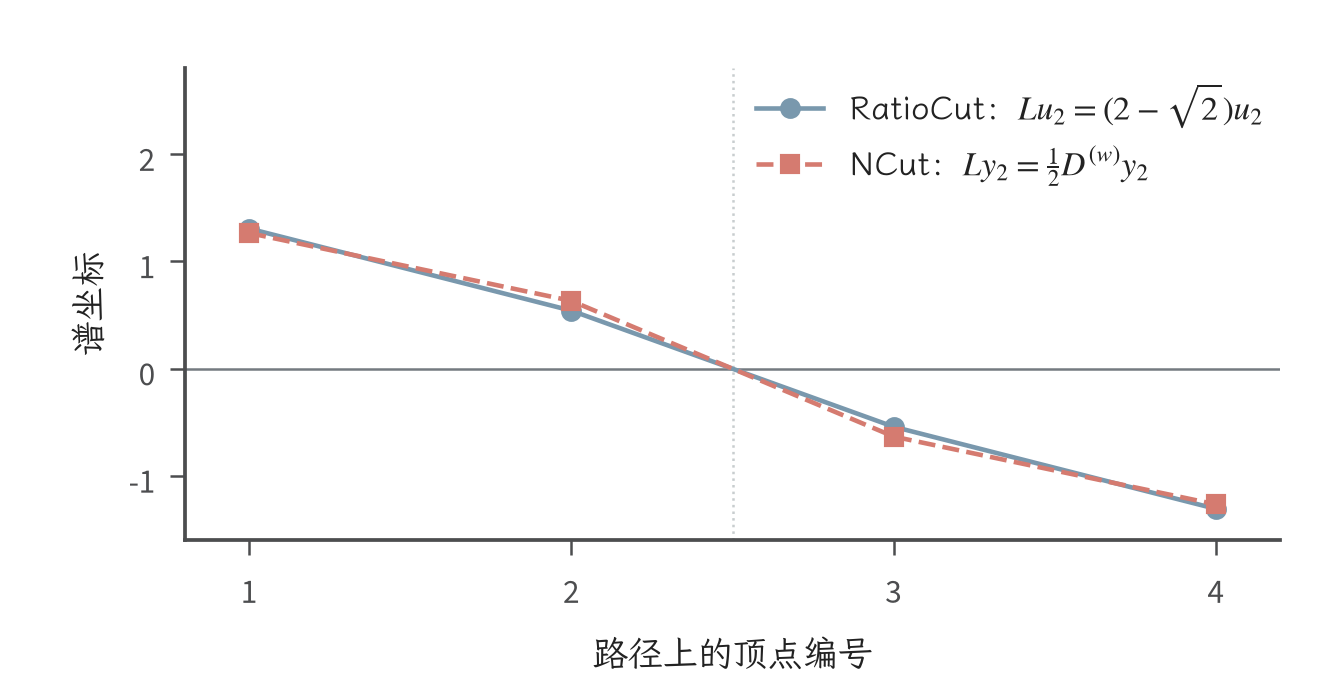

This chart was generated by the following Python code:
"""Exact four-vertex path: shapes of RatioCut and NCut relaxations.

Teaching construction from the chapter's displayed matrices, no observations
or stochastic simulation. Both directions are shown with Euclidean norm 2
only to compare their shapes; the NCut minimization itself uses the D norm.
"""
from pathlib import Path
import json
import sys

import matplotlib.pyplot as plt
import numpy as np

HERE = Path(__file__).resolve().parent
ROOT = next(p for p in Path(__file__).resolve().parents if (p / 'build.sh').is_file() and (p / 'tex/book.tex').is_file())
sys.path.insert(0, str(ROOT / 'figures/00-shared/mathematical-generators/matplotlib'))
from plot_style import configure, prepare_figure, style_record, BLUE, RED, GRID, MUTED

configure()
L = np.array([[1, -1, 0, 0], [-1, 2, -1, 0],
              [0, -1, 2, -1], [0, 0, -1, 1]], dtype=float)
D = np.diag([1, 2, 2, 1])
ratio = np.array([1 + np.sqrt(2), 1, -1, -1 - np.sqrt(2)])
ncut = np.array([1, .5, -.5, -1])
ratio = ratio * 2 / np.linalg.norm(ratio)
ncut = ncut * 2 / np.linalg.norm(ncut)
assert np.allclose(L @ ratio, (2 - np.sqrt(2)) * ratio)
assert np.allclose(L @ ncut, .5 * D @ ncut)
assert np.isclose(ratio.sum(), 0)
assert np.isclose(np.ones(4) @ D @ ncut, 0)

fig, ax = plt.subplots(figsize=(112 / 25.4, 58 / 25.4))
fig.subplots_adjust(left=.14, right=.97, bottom=.21, top=.90)
x = np.arange(1, 5)
ax.axhline(0, color=MUTED, lw=.6, zorder=0)
ax.axvline(2.5, color=GRID, lw=.6, linestyle=':', zorder=0)
ax.plot(x, ratio, color=BLUE, marker='o', markersize=4,
        label=r'RatioCut：$L u_2=(2-\sqrt{2})u_2$')
ax.plot(x, ncut, color=RED, marker='s', markersize=4, linestyle='--',
        label=r'NCut：$L y_2=\frac{1}{2} D^{(w)}y_2$')
ax.set_xticks(x)
ax.set_xlabel('路径上的顶点编号')
ax.set_ylabel('谱坐标')
ax.set_xlim(.8, 4.2)
ax.set_ylim(-1.6, 2.8)
ax.legend(loc='upper right', handlelength=2, borderaxespad=.1)
prepare_figure(fig)
for extension in ['pdf', 'svg', 'png']:
    fig.savefig(HERE / f'spectral-coordinates.{extension}', dpi=300)
plt.close(fig)
(HERE / 'spectral-data.json').write_text(json.dumps({
    'type': 'exact teaching construction, not experimental observations',
    'graph': {'vertices': [1, 2, 3, 4], 'edges': [[1, 2], [2, 3], [3, 4]],
              'weights': [1, 1, 1]},
    'L': L.tolist(), 'D': D.tolist(),
    'ratio_eigenvalue': float(2 - np.sqrt(2)), 'ncut_eigenvalue': .5,
    'display_vectors': {'ratio': ratio.tolist(), 'ncut': ncut.tolist()},
    'display_normalization': 'both vectors have Euclidean norm 2',
    'threshold': 0, 'partition': [[1, 2], [3, 4]],
    'line_between_nodes': 'visual guide only; no continuous domain interpolation',
    'style': style_record(), 'width_mm': 112, 'height_mm': 58,
}, ensure_ascii=False, indent=2) + '\n')
